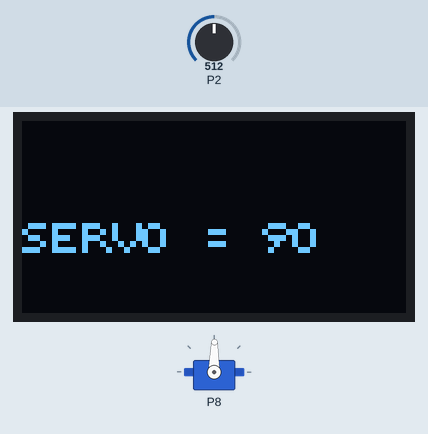
The program below on a simulated BBC micro:bit running MicroPython. On the bench: 128×64 one-colour display, servo. Inputs (shaded band) come from the test bench; at power-on: P2 = 512 (analog values on the 0–1023 scale). Servo angles are drawn from the pulse width (0.5 ms = 0°, 2.5 ms = 180°); what the program prints to the serial console is not drawn.

Above: at 0.2 s.
1.3 s: P2 set to 716
At 2.9 s:
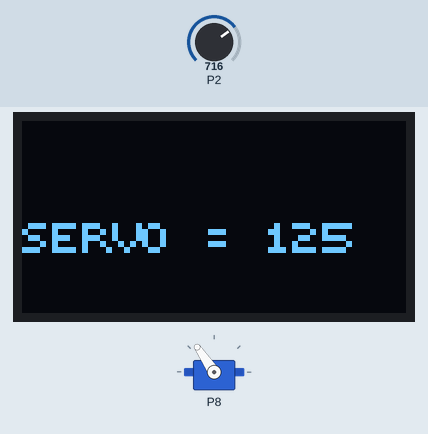
7.3 s: P2 set to 900
At 8.8 s:
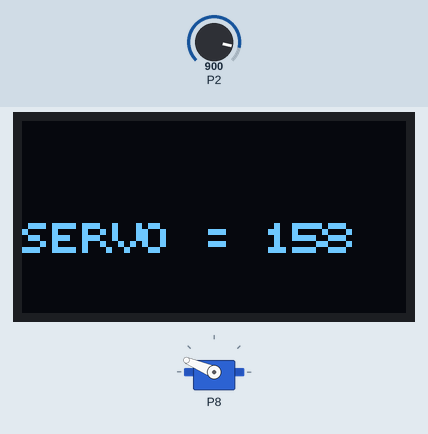
13.3 s: P2 set to 1023
At 14.5 s:
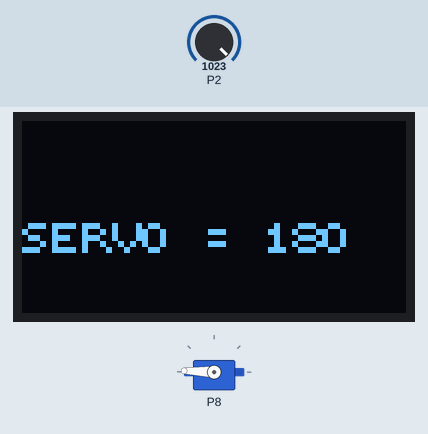
19.3 s: P2 set to 306
At 21.1 s:
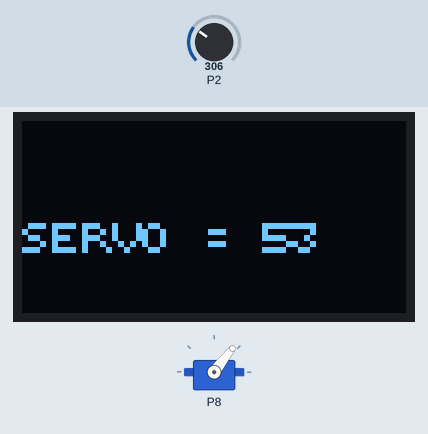
25.3 s: P2 set to 122
At 27.0 s:
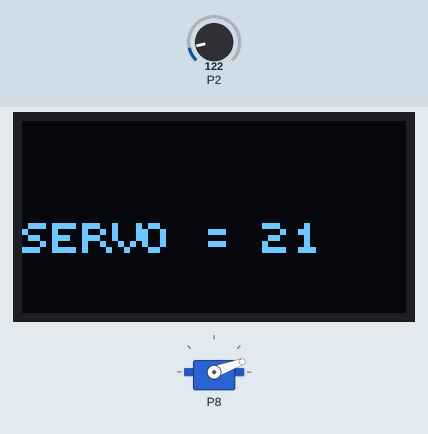
31.3 s: P2 set to 0
At 33.2 s:
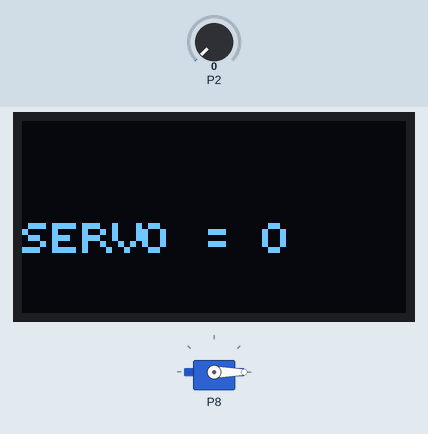
Timing chart, 0 to 34.7 s (numbered marks = the images above; inputs shaded):
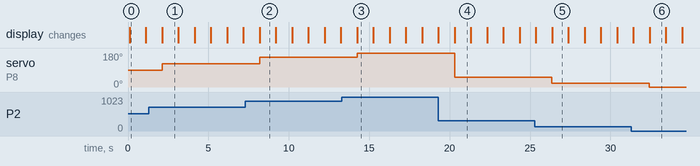

The program:

EX21_SERVO_AND_OLED___1_.py
```python
from microbit import *

import gc
from ssd1306 import initialize, clear_oled
from ssd1306_text import add_text

initialize()
clear_oled()
gc.collect()


def servo(pin, degrees):
    degrees = max(0, min(degrees, 180))
    duty = degrees / 180 * 102 + 25
    pin.write_analog(duty)


while True:
    X = pin2.read_analog()
    VR = int(X * 180 / 1023)
    servo(pin8, VR)
    add_text(0, 2, "SERVO = " + (str(VR)))
    sleep(1000)
    add_text(0, 2, "           ")
    print("SERVO = " + str(VR))
    sleep(1000)
```

Measured:
- after the input at 1.3 s, servo on P8: 89° → 124° after 0.82 s; the display: changes after 0.83 s (image 1)
- after the input at 7.3 s, servo on P8: 124° → 157° after 0.88 s; the display: changes after 0.89 s (image 2)
- after the input at 13.3 s, servo on P8: 157° → 178° after 0.94 s; the display: changes after 0.95 s (image 3)
- after the input at 19.3 s, servo on P8: 178° → 52° after 1.0 s; the display: first differs from a run without the input after 1.0 s (image 4)
- after the input at 25.3 s, servo on P8: 52° → 20° after 1.1 s; the display: first differs from a run without the input after 1.1 s (image 5)
- after the input at 31.3 s, servo on P8: 20° → 0° after 1.1 s; the display: first differs from a run without the input after 1.1 s (image 6)
- what the display in image 0 shows lasts 1.0 s, from 0.1 s to 1.1 s
